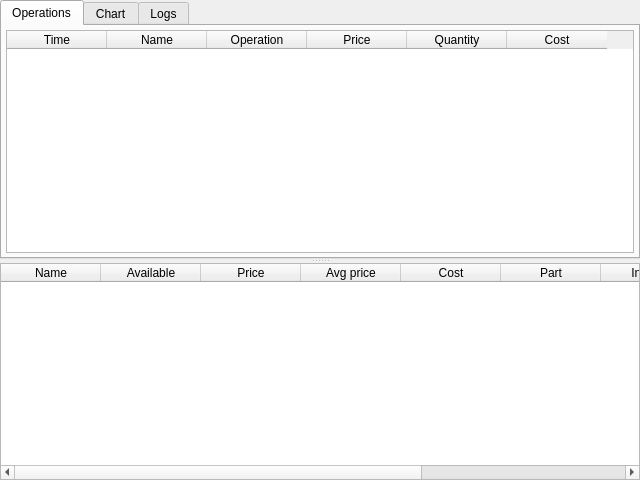
<?xml version="1.0" encoding="UTF-8"?>
<ui version="4.0">
 <class>DecisionMakerWidget</class>
 <widget class="QWidget" name="DecisionMakerWidget">
  <property name="geometry">
   <rect>
    <x>0</x>
    <y>0</y>
    <width>640</width>
    <height>480</height>
   </rect>
  </property>
  <layout class="QVBoxLayout" name="verticalLayout">
   <property name="spacing">
    <number>4</number>
   </property>
   <property name="leftMargin">
    <number>0</number>
   </property>
   <property name="topMargin">
    <number>0</number>
   </property>
   <property name="rightMargin">
    <number>0</number>
   </property>
   <property name="bottomMargin">
    <number>0</number>
   </property>
   <item>
    <widget class="QSplitter" name="splitter">
     <property name="orientation">
      <enum>Qt::Orientation::Vertical</enum>
     </property>
     <widget class="QTabWidget" name="tabWidget">
      <property name="currentIndex">
       <number>0</number>
      </property>
      <widget class="QWidget" name="operationsTab">
       <attribute name="title">
        <string>Operations</string>
       </attribute>
       <layout class="QVBoxLayout" name="verticalLayout_2">
        <property name="spacing">
         <number>4</number>
        </property>
        <property name="leftMargin">
         <number>4</number>
        </property>
        <property name="topMargin">
         <number>4</number>
        </property>
        <property name="rightMargin">
         <number>4</number>
        </property>
        <property name="bottomMargin">
         <number>4</number>
        </property>
        <item>
         <widget class="QTableWidget" name="operationsTableWidget">
          <column>
           <property name="text">
            <string>Time</string>
           </property>
          </column>
          <column>
           <property name="text">
            <string>Name</string>
           </property>
          </column>
          <column>
           <property name="text">
            <string>Operation</string>
           </property>
          </column>
          <column>
           <property name="text">
            <string>Price</string>
           </property>
          </column>
          <column>
           <property name="text">
            <string>Quantity</string>
           </property>
          </column>
          <column>
           <property name="text">
            <string>Cost</string>
           </property>
          </column>
         </widget>
        </item>
       </layout>
      </widget>
      <widget class="QWidget" name="chartTab">
       <attribute name="title">
        <string>Chart</string>
       </attribute>
       <layout class="QVBoxLayout" name="verticalLayout_4">
        <property name="spacing">
         <number>4</number>
        </property>
        <property name="leftMargin">
         <number>4</number>
        </property>
        <property name="topMargin">
         <number>4</number>
        </property>
        <property name="rightMargin">
         <number>4</number>
        </property>
        <property name="bottomMargin">
         <number>4</number>
        </property>
        <item>
         <widget class="QGraphicsView" name="chartGraphicsView"/>
        </item>
       </layout>
      </widget>
      <widget class="QWidget" name="logsTab">
       <attribute name="title">
        <string>Logs</string>
       </attribute>
       <layout class="QVBoxLayout" name="verticalLayout_3">
        <property name="spacing">
         <number>4</number>
        </property>
        <property name="leftMargin">
         <number>4</number>
        </property>
        <property name="topMargin">
         <number>4</number>
        </property>
        <property name="rightMargin">
         <number>4</number>
        </property>
        <property name="bottomMargin">
         <number>4</number>
        </property>
        <item>
         <widget class="QTableWidget" name="logsTableWidget">
          <column>
           <property name="text">
            <string>Time</string>
           </property>
          </column>
          <column>
           <property name="text">
            <string>Message</string>
           </property>
          </column>
         </widget>
        </item>
       </layout>
      </widget>
     </widget>
     <widget class="QTableWidget" name="portfolioTableWidget">
      <column>
       <property name="text">
        <string>Name</string>
       </property>
      </column>
      <column>
       <property name="text">
        <string>Available</string>
       </property>
      </column>
      <column>
       <property name="text">
        <string>Price</string>
       </property>
      </column>
      <column>
       <property name="text">
        <string>Avg price</string>
       </property>
      </column>
      <column>
       <property name="text">
        <string>Cost</string>
       </property>
      </column>
      <column>
       <property name="text">
        <string>Part</string>
       </property>
      </column>
      <column>
       <property name="text">
        <string>Income</string>
       </property>
      </column>
      <column>
       <property name="text">
        <string>Income, %</string>
       </property>
      </column>
      <column>
       <property name="text">
        <string>In a day, %</string>
       </property>
      </column>
     </widget>
    </widget>
   </item>
  </layout>
 </widget>
 <resources/>
 <connections/>
</ui>
